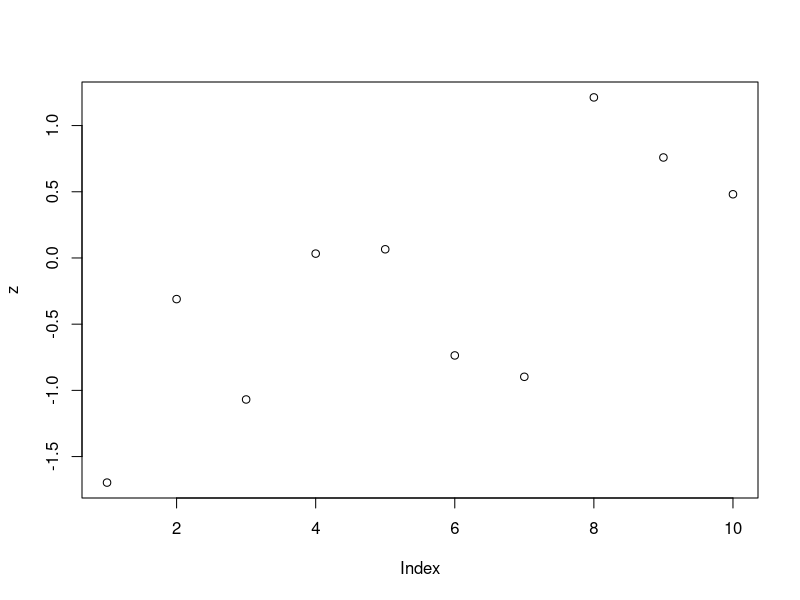
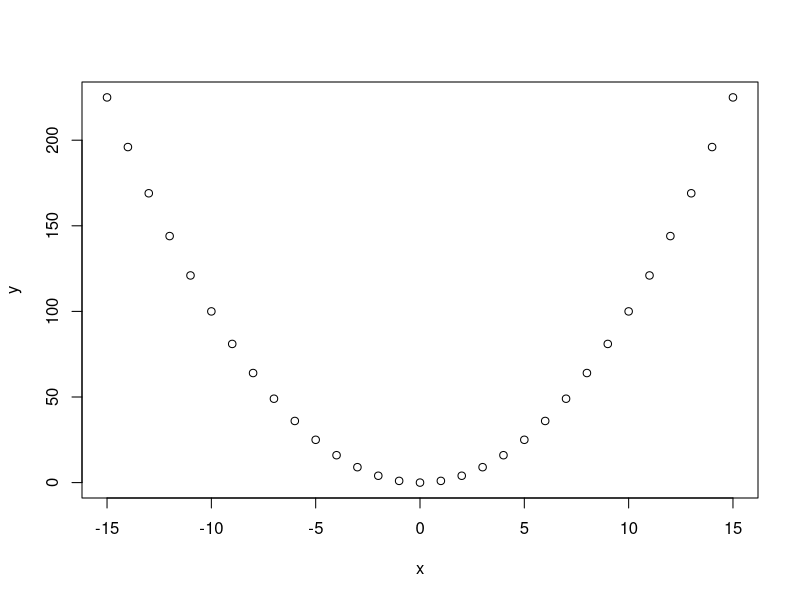
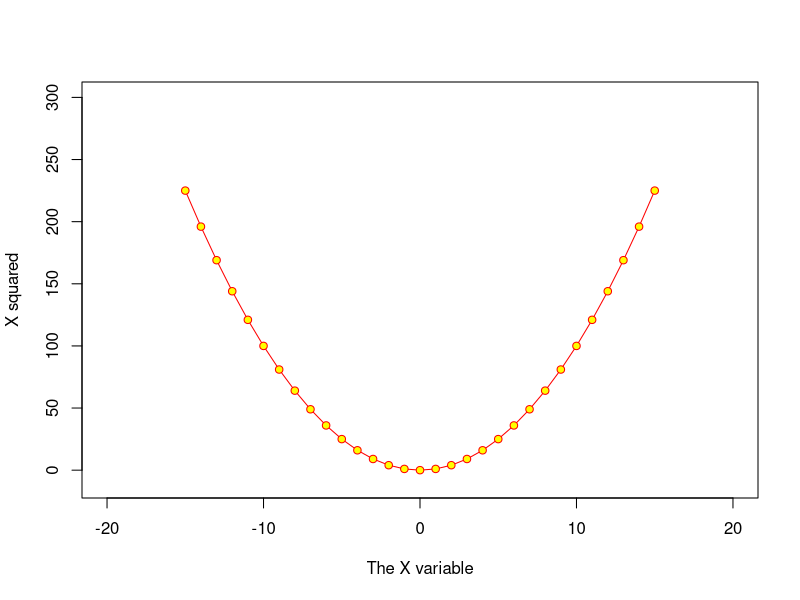
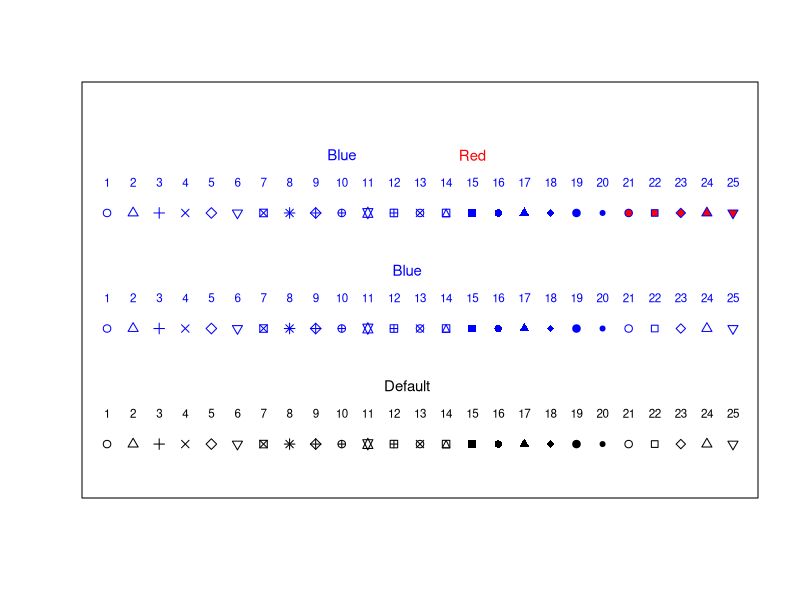

Recreate these plots in R, in order.
## R literacy: Part 4


##########################################################################################################################
## Graphics: the basics
## Introduction to the plot function

## ----echo=TRUE, tidy=TRUE,cache=FALSE,eval=FALSE, background='white'-----
z<- rnorm(10)
plot (z)

## ----echo=TRUE, tidy=TRUE,cache=FALSE,eval=FALSE, background='white'-----
x<- -15:15
y<- x^2
plot(x,y)

## ----echo=TRUE, tidy=TRUE,cache=FALSE,eval=FALSE, background='white'-----
plot(x,y, type="o", xlim=c(-20,20), ylim=c(-10,300),
      pch=21, col="red", bg="yellow",
      xlab="The X variable", ylab="X squared")

## ----echo=TRUE, tidy=TRUE,cache=FALSE,eval=FALSE, background='white'-----
plot(1:25, rep(1,25), pch=1:25, ylim=c(0,10), xlab="", ylab="", axes=FALSE)
text(1:25, 1.8, as.character(1:25), cex=0.7)
text(12.5, 2.5, "Default", cex=0.9)
points(1:25, rep(4,25), pch=1:25, col= "blue")
text(1:25, 4.8, as.character(1:25), cex=0.7, col="blue")
text(12.5, 5.5, "Blue", cex=0.9, col="blue")
points(1:25, rep(7,25), pch=1:25, col= "blue", bg="red")
text(1:25, 7.8, as.character(1:25), cex=0.7, col="blue")
text(10, 8.5, "Blue", cex=0.9, col="blue")
text(15, 8.5, "Red", cex=0.9, col="red")
box()

